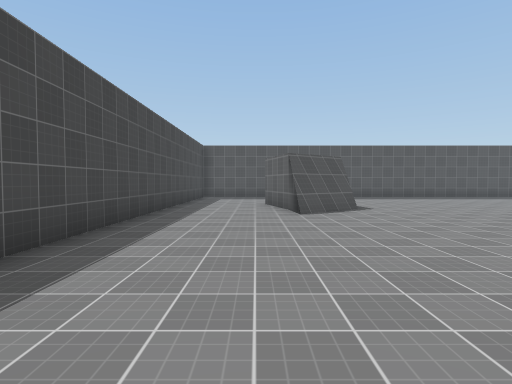
[1] (above)

20 first-person views from a walk through a Unity game level. The camera is 1.5 m above the floor, tilts 2° down and sees 80° across. The floor is counted in squares, 2 m on a side. Each view is taken from the middle of a square. On the plan, view 1 faces up. The plan holds only what a view shows up to about 10 squares ahead; the rest is blank. The player character is not drawn. Surface patterns are stand-ins for the level's own textures.

[2]
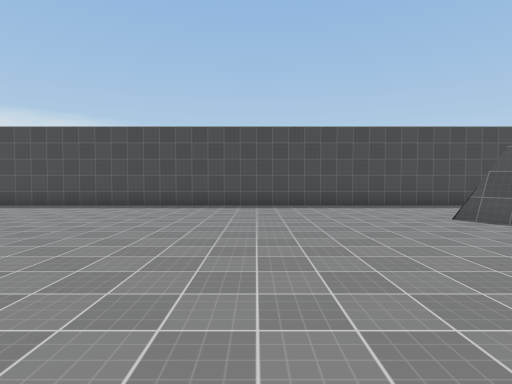

[3]
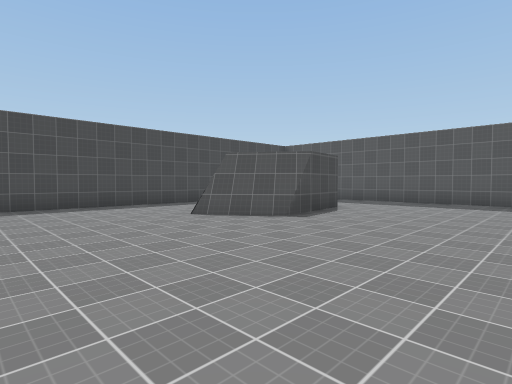

[4]
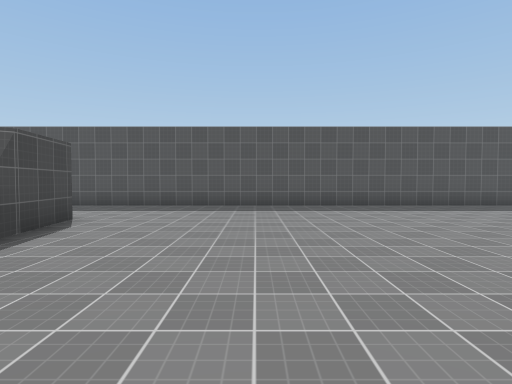

[5]
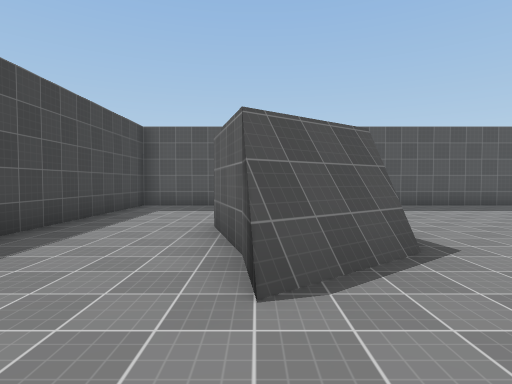

[6]
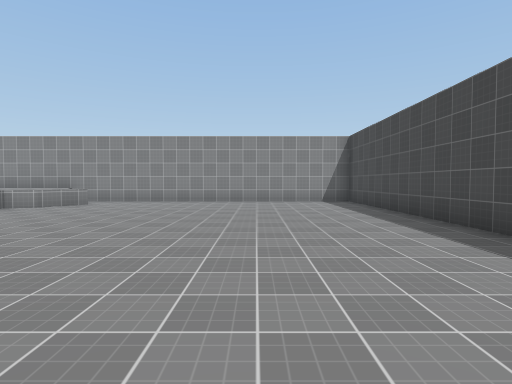

[7]
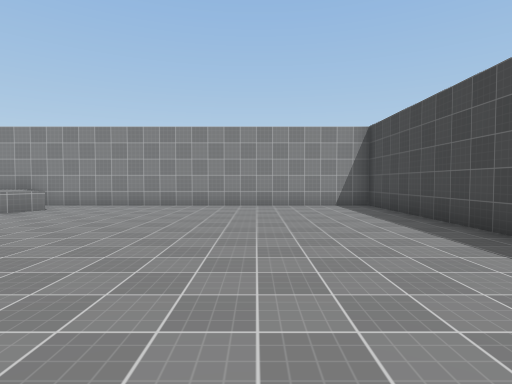

[8]
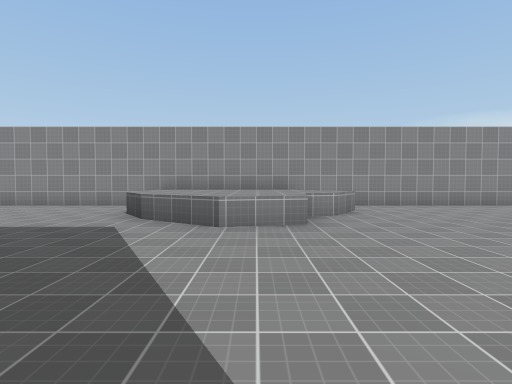

[9]
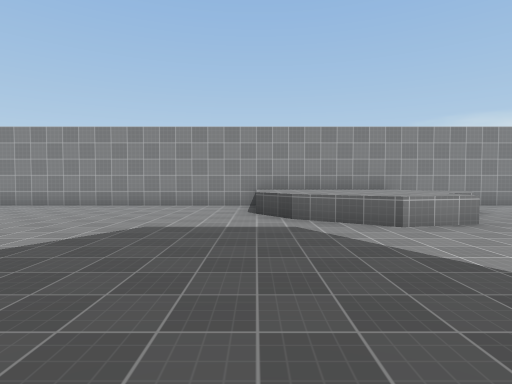

[10]
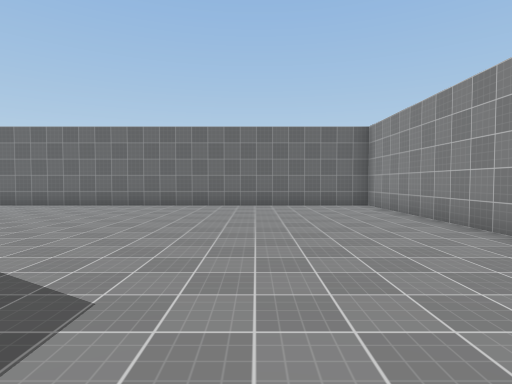

[11]
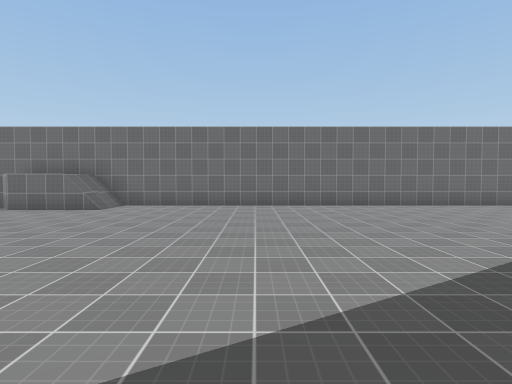

[12]
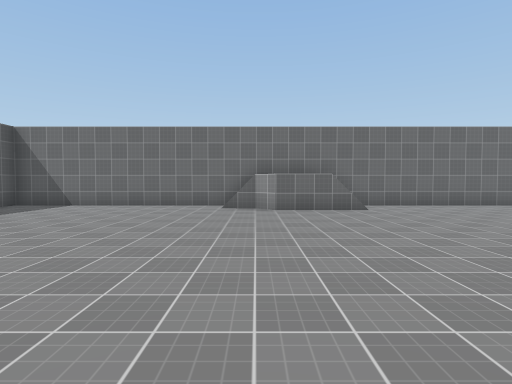

[13]
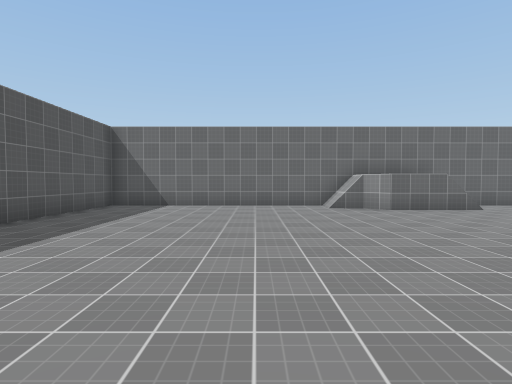

[14]
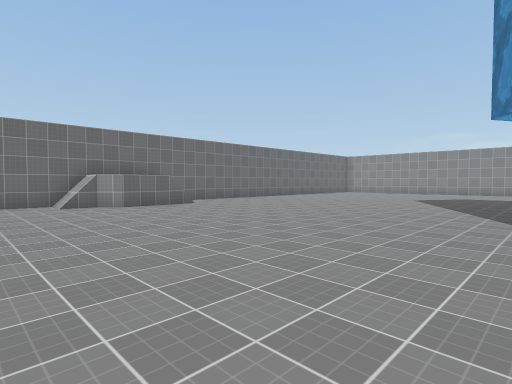

[15]
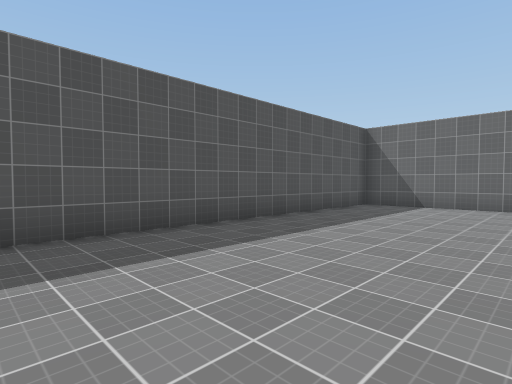

[16]
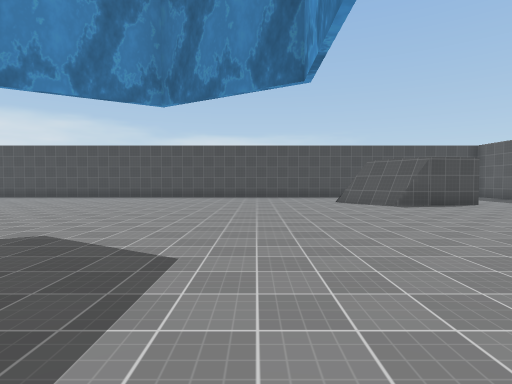

[17]
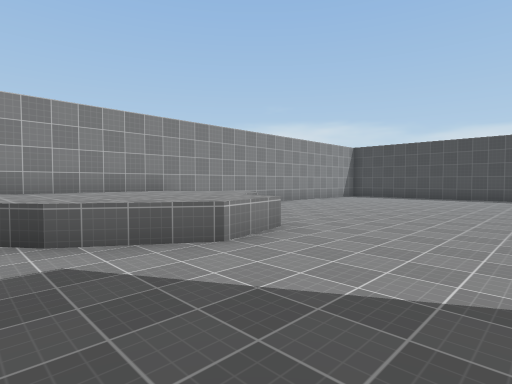

[18]
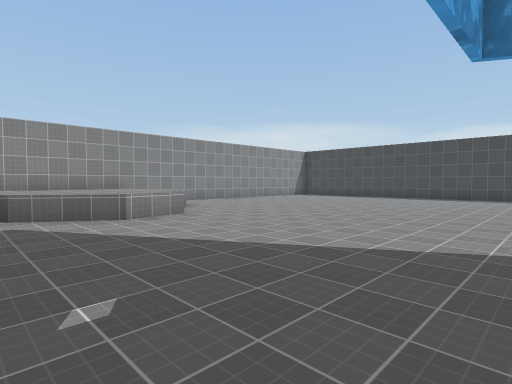

[19]
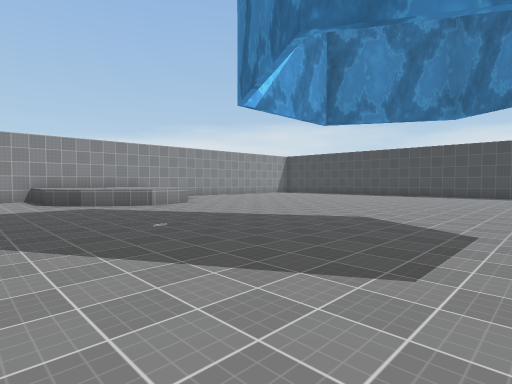

[20]
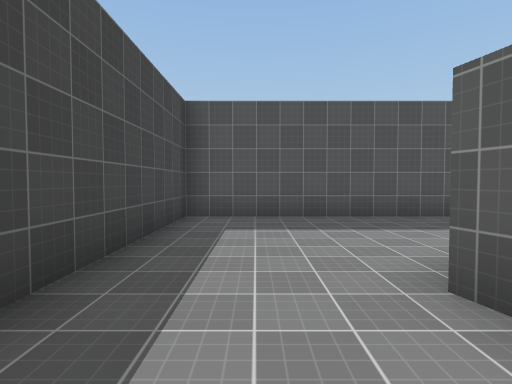

### Floor plan
Key: @ floor where view 1 was taken; # wall or solid block; . main floor; : floor 2 m higher than the main floor; / step, stairs or slope; ^ raised ledge.
Columns run from 3 left of view 1 to 22 right of it. Each row starts with its distance up from view 1.
 15 ##########################
 14 #........................#
 13 #........................#
 12 #........................#
 11 #....#...................#
 10 #...##...................#
  9 #...##...................#
  8 #...##....... ........../#
  7 #............ .........//#
  6 #......................#:#
  5 #......................//#
  4 #......................//#
  3 #........................#
  2 #........................#
  1 #........................#
  0 #..@.....................#
 -1 #........................#
 -2 #........................#
 -3 #........................#
 -4 #........................#
 -5 #...........^............#
 -6 #..........^^^^..........#
 -7 #.........^^^^^^.........#
 -8 #.........^^^^^^.........#
 -9 #..........^^^^^.........#
-10 ##########################

Where each view was taken, in squares from view 1:
view 1: 0 up, 0 right, facing up
view 2: 3 up, 7 right, facing left
view 3: 3 up, 7 right, facing up-left
view 4: 5 up, 6 right, facing up
view 5: 5 up, 1 right, facing up
view 6: 2 up, 1 right, facing down
view 7: 0 up, 1 right, facing down
view 8: 0 up, 9 right, facing down
view 9: 0 up, 12 right, facing down
view 10: 6 down, 12 right, facing right
view 11: 0 up, 12 right, facing right
view 12: 7 up, 12 right, facing right
view 13: 10 up, 12 right, facing right
view 14: 10 up, 11 right, facing down-right
view 15: 10 up, 12 right, facing up-right
view 16: 4 up, 12 right, facing left
view 17: 2 down, 12 right, facing down-left
view 18: 1 up, 12 right, facing down-left
view 19: 4 up, 14 right, facing down-left
view 20: 8 up, 1 left, facing up
